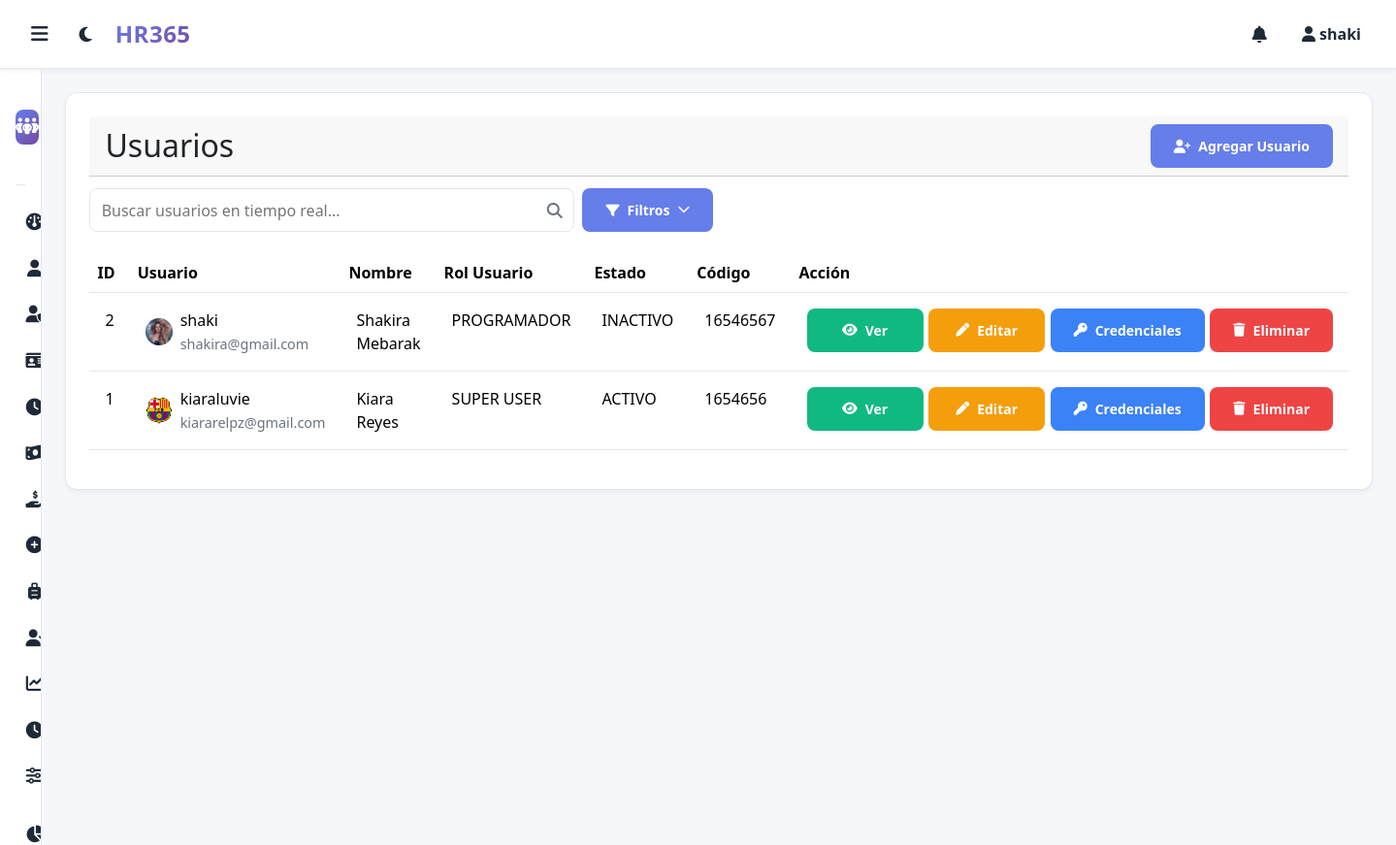
Page /index.php?route=users.index (signed in) on the committed database.
### tables this page shows
CREATE TABLE `users` (
  `id` int NOT NULL,
  `username` varchar(50) NOT NULL,
  `email` varchar(100) NOT NULL,
  `password` varchar(255) NOT NULL,
  `first_name` varchar(100) DEFAULT NULL,
  `last_name` varchar(100) DEFAULT NULL,
  `role` varchar(32) DEFAULT NULL,
  `status` varchar(16) DEFAULT 'ACTIVO',
  `code` varchar(32) DEFAULT NULL,
  `avatar` varchar(255) DEFAULT NULL,
  `created_at` timestamp NULL DEFAULT CURRENT_TIMESTAMP,
  `is_deleted` tinyint(1) NOT NULL DEFAULT '0'
);

### app/controllers/UserController.php (called while the page is built, shortened)
<?php
require_once __DIR__ . '/../models/User.php';
class UserController {
    public static function index(): void {
        $q = $_GET['q'] ?? '';
        $role = $_GET['role'] ?? '';
        $status = $_GET['status'] ?? '';
        $sort = $_GET['sort'] ?? 'id';
        $dir = $_GET['dir'] ?? 'DESC';
        $page = max(1, (int)($_GET['page'] ?? 1));
        $pageSize = 10;
        $offset = ($page - 1) * $pageSize;
        $total = 0;
        $users = User::searchPaginated($q, $pageSize, $offset, $total, $role, $status, $sort, $dir);
        include __DIR__ . '/../views/users/index.php';
    }
}

### app/models/User.php (called while the page is built, shortened)
<?php
class User {
    public static function searchPaginated(?string $q, int $limit, int $offset, int & $total, ?string $roleFilter = null, ?string $statusFilter = null, string $sort = 'id', string $dir = 'DESC'): array {
        $q = trim($q ?? '');
        $conn = $GLOBALS['conn'];
        $wheres = [];
        $params = [];
        $types = '';
        $where = $wheres ? ('WHERE ' . implode(' AND ', $wheres)) : '';
        $allowedSort = ['id','username','email','role','status','code','created_at'];
        $dir = strtoupper($dir) === 'ASC' ? 'ASC' : 'DESC';
        $sqlCount = "SELECT COUNT(*) as c FROM users " . $where;
        if ($stmt = mysqli_prepare($conn, $sqlCount)) {
            mysqli_stmt_execute($stmt);
            $res = mysqli_stmt_get_result($stmt);
            $row = $res ? mysqli_fetch_assoc($res) : ['c'=>0];
        } else { $total = 0; }
        $rows = [];
        $sql = "SELECT id, username, email, role, status, code, first_name, last_name, avatar, created_at FROM users " . $where . " ORDER BY $sort $dir LIMIT ? OFFSET ?";
        if ($stmt = mysqli_prepare($conn, $sql)) {
            if ($types !== '') {
                $types2 = $types . 'ii';
                $params2 = array_merge($params, [$limit, $offset]);
                mysqli_stmt_bind_param($stmt, $types2, ...$params2);
            } else {
                mysqli_stmt_bind_param($stmt, 'ii', $limit, $offset);
            }
            mysqli_stmt_execute($stmt);
            $res = mysqli_stmt_get_result($stmt);
            while ($res && ($r = mysqli_fetch_assoc($res))) { $rows[] = $r; }
        }
        return $rows;
    }
}

### app/views/users/index.php (the view, shortened to what this page needs)
<?php
require __DIR__ . '/../layout/header.php';
require __DIR__ . '/../layout/sidebar.php';
?>
      <div class="card">
        <div class="card-header">
          <h2>Usuarios</h2>
          <button class="button" id="btn-open-modal"><i class="fa fa-user-plus"></i> Agregar Usuario</button>
        </div>
        <div class="search-filters-container">
          <div class="search-row">
            <div class="search-input-wrapper">
              <input class="input search-input" type="text" id="searchInput" placeholder="Buscar usuarios en tiempo real...">
              <i class="fa fa-search search-icon"></i>
            </div>
            <div class="filter-dropdown-wrapper">
              <button type="button" id="filterToggle" class="button filter-toggle">
                <i class="fa fa-filter"></i>
                <span id="filterLabel">Filtros</span>
                <i class="fa fa-chevron-down filter-chevron" id="filterChevron"></i>
              </button>
            </div>
          </div>
        </div>
                  <div class="table-responsive">
            <table class="table" id="users-table">
              <thead>
              <tr>
                <th>ID</th>
                <th>Usuario</th>
                <th>Nombre</th>
                <th>Rol Usuario</th>
                <th>Estado</th>
                <th>Código</th>
                <th>Acción</th>
              </tr>
            </thead>
            <tbody>
              <?php foreach($users as $u): ?>
                <tr>
                  <td><?= (int)$u['id'] ?></td>
                  <td>
                    <div class="table-row-user">
                      <?php if(!empty($u['avatar'])): ?>
                        <img src="<?= htmlspecialchars($u['avatar']) ?>" alt="avatar">
                      <?php else: ?>
                        <i class="fa fa-user-circle"></i>
                      <?php endif; ?>
                      <div>
                        <div><?= htmlspecialchars($u['username']) ?></div>
                        <small class="helper"><?= htmlspecialchars($u['email']) ?></small>
                      </div>
                    </div>
                  </td>
                  <td><?= htmlspecialchars(trim(($u['first_name'] ?? '').' '.($u['last_name'] ?? ''))) ?></td>
                  <td><?= htmlspecialchars($u['role'] ?? '') ?></td>
                  <td><?= htmlspecialchars($u['status'] ?? '') ?></td>
                  <td><?= htmlspecialchars($u['code'] ?? '') ?></td>
                  <td>
                    <div class="table-row-actions">
                      <button class="button btn-success" data-modal-href="/Recursos/index.php?route=users.view&id=<?= (int)$u['id'] ?>">
                        <i class="fa fa-eye"></i> Ver
                      </button>
                      <button class="button btn-warning" data-modal-href="/Recursos/index.php?route=users.edit&id=<?= (int)$u['id'] ?>">
                        <i class="fa fa-pen"></i> Editar
                      </button>
                      <button class="button btn-info" data-modal-href="/Recursos/index.php?route=users.credentials&id=<?= (int)$u['id'] ?>">
                        <i class="fa fa-key"></i> Credenciales
                      </button>
                      <button class="button btn-danger" onclick="showDeleteModal(<?= (int)$u['id'] ?>, '<?= htmlspecialchars($u['username']) ?>')">
                        <i class="fa fa-trash"></i> Eliminar
                      </button>
                    </div>
                  </td>
                </tr>
              <?php endforeach; ?>
            </tbody>
          </table>
        </div>
      </div>
    </main>
  </div>
</body>
</html>

### index.php (shortened to what this page needs)
<?php
require_once __DIR__ . '/app/controllers/UserController.php';
$route = $_GET['route'] ?? '';
switch ($route) {
  case 'users.index':
    UserController::index();
    break;
}

### app/views/layout/header.php (shortened to what this page needs)
<?php
$userName = isset($_SESSION['username']) ? htmlspecialchars($_SESSION['username']) : 'Invitado';
?>
<!DOCTYPE html>
<html lang="es">
<head>
  <link href="https://cdn.jsdelivr.net/npm/bootstrap@5.3.2/dist/css/bootstrap.min.css" rel="stylesheet">
  <link rel="stylesheet" href="https://cdnjs.cloudflare.com/ajax/libs/font-awesome/6.5.0/css/all.min.css" />
  <link rel="stylesheet" href="/Recursos/assets/css/style.css">
  <link rel="stylesheet" href="/Recursos/assets/css/components.css">
  <link rel="stylesheet" href="/Recursos/assets/css/modals.css">
  <link rel="stylesheet" href="/Recursos/assets/css/notifications.css">
</head>
<body>
  <div class="topbar">
    <div class="topbar-left">
      <button class="hamburger" aria-label="Alternar menú"><i class="fa fa-bars"></i></button>
      <button id="theme-toggle" class="icon-btn" title="Modo día/noche"><i class="fa-solid fa-moon"></i></button>
      <div class="brand">HR365</div>
    </div>
    <div class="topbar-right">
      <button class="icon-btn" title="Notificaciones"><i class="fa-solid fa-bell"></i></button>
      <div class="user-menu">
        <span class="user-name"><i class="fa-solid fa-user"></i> <?php echo $userName; ?></span>
      </div>
    </div>
  </div>
  <div class="layout">

### app/views/layout/sidebar.php (shortened to what this page needs)
<aside class="sidebar">
  <div class="sidebar-header">
    <div class="logo"><i class="fa-solid fa-people-group"></i></div>
  </div>
  <nav class="nav">
    <a href="/Recursos/index.php?route=dashboard" class="nav-link">
      <i class="fa fa-gauge"></i> <span>Dashboard</span>
    </a>
    <a href="/Recursos/index.php?route=users.index" class="nav-link">
      <i class="fa fa-user"></i> <span>Usuarios</span>
    </a>
    <a href="/Recursos/index.php?route=roles.index" class="nav-link">
      <i class="fa fa-user-shield"></i> <span>Roles</span>
    </a>
    <a href="/Recursos/index.php?route=personal.index" class="nav-link">
      <i class="fa fa-id-card"></i> <span>Personal</span>
    </a>
    <a href="/Recursos/index.php?route=jornadas.index" class="nav-link">
      <i class="fa fa-clock"></i> <span>Jornadas</span>
    </a>
    <a href="/Recursos/index.php?route=pagos.index" class="nav-link">
      <i class="fa fa-money-bill-wave"></i> <span>Pagos</span>
    </a>
    <a href="/Recursos/index.php?route=adelantos.index" class="nav-link">
      <i class="fa fa-hand-holding-usd"></i> <span>Adelantos</span>
    </a>
    <a href="/Recursos/index.php?route=extras.index" class="nav-link">
      <i class="fa fa-plus-circle"></i> <span>Extras</span>
    </a>
    <a href="/Recursos/index.php?route=vacaciones.index" class="nav-link">
      <i class="fa fa-suitcase-rolling"></i> <span>Vacaciones</span>
    </a>
    <a href="/Recursos/index.php?route=asistencias.index" class="nav-link">
      <i class="fa fa-user-check"></i> <span>Asistencias</span>
    </a>
    <a href="#" class="nav-link">
      <i class="fa fa-chart-line"></i> <span>Reportes</span>
    </a>
    <a href="#" class="nav-link">
      <i class="fa fa-clock"></i> <span>Turnos</span>
    </a>
    <a href="#" class="nav-link">
      <i class="fa fa-sliders"></i> <span>Panel</span>
    </a>
    <a href="#" class="nav-link">
      <i class="fa fa-chart-pie"></i> <span>Resumen G.</span>
    </a>
  </nav>
</aside>
<main class="content">

### assets/css/style.css (style rules this page uses)
:root { --bg: #f5f7fb; --card: #ffffff; --text: #1f2937; --muted: #6b7280; --primary: #2563eb; --primary-600: #1d4ed8; --border: #e5e7eb; }
* { box-sizing: border-box; }
html, body { height: 100%; }
body { margin: 0; font-family: system-ui, -apple-system, Segoe UI, Roboto, Ubuntu, Cantarell, Arial, sans-serif; background: var(--bg); color: var(--text); }
.topbar { position:sticky; top:0; z-index:1000; display:flex; align-items:center; justify-content:space-between; background:var(--card); border-bottom:1px solid var(--border); padding:0.5rem 1rem; }
.topbar-left { display:flex; align-items:center; gap:0.75rem }
.hamburger { background:none; border:none; font-size:1.25rem; cursor:pointer; color:var(--text) }
.brand { font-weight:700; letter-spacing:.5px }
.topbar-right { display:flex; align-items:center; gap:1rem }
.icon-btn { background:none;border:none;cursor:pointer;color:var(--text);font-size:1.1rem }
.user-menu { position:relative }
.user-name { cursor:pointer; font-weight:600 }
.layout { display:flex; min-height:100vh }
.sidebar { width:260px; background:var(--card); border-right:1px solid var(--border); padding:1rem; position:sticky; top:0; height:100vh; overflow:auto; transition:transform .25s ease; }
.sidebar-header { display:flex; align-items:center; gap:.6rem; margin-bottom:1rem }
.sidebar .logo { width:36px; height:36px; background:#e5edff; border-radius:8px; display:flex; align-items:center; justify-content:center; color:var(--primary) }
.nav { display:flex; flex-direction:column; gap:.25rem }
.nav a { display:flex; align-items:center; gap:.6rem; padding:.55rem .6rem; border-radius:8px; color:var(--text); text-decoration:none; }
.nav a .fa { width:18px; text-align:center }
.content { flex:1; padding:1rem }
.card { background:var(--card); border:1px solid var(--border); border-radius:12px; padding:1rem }
.button { background:var(--primary); color:#fff; border:none; padding:.6rem .9rem; border-radius:8px; cursor:pointer }
.input { width:100%; padding:.6rem .7rem; border:1px solid var(--border); border-radius:8px }
.helper { color:var(--muted); font-size:.9rem }

### assets/css/modals.css (style rules this page uses)
.button { display: inline-flex !important; align-items: center !important; justify-content: center !important; gap: 0.5rem !important; padding: 0.75rem 1.5rem !important; border: none !important; border-radius: 8px !important; font-size: 0.875rem !important; font-weight: 600 !important; text-decoration: none !important; cursor: pointer !important; transition: all 0.2s ease !important; background: #667eea !important; color: white !important; min-width: 120px !important; }
.button.btn-success { background: #10b981 !important; }
.button.btn-warning { background: #f59e0b !important; }
.button.btn-danger { background: #ef4444 !important; }
.button.btn-info { background: #3b82f6 !important; }

### app/views/users/index.php (style rules this page uses)
#users-table tbody tr td { padding: 1rem; }

### rows in the picture
users: id "2", avatar (picture), username "shaki", email "shakira@gmail.com", first_name+last_name "Shakira Mebarak", role "PROGRAMADOR", status "INACTIVO", code "16546567"
users: id "1", avatar (picture), username "kiaraluvie", email "kiararelpz@gmail.com", first_name+last_name "Kiara Reyes", role "SUPER USER", status "ACTIVO", code "1654656"

### other values in the picture
$userName "shaki"
